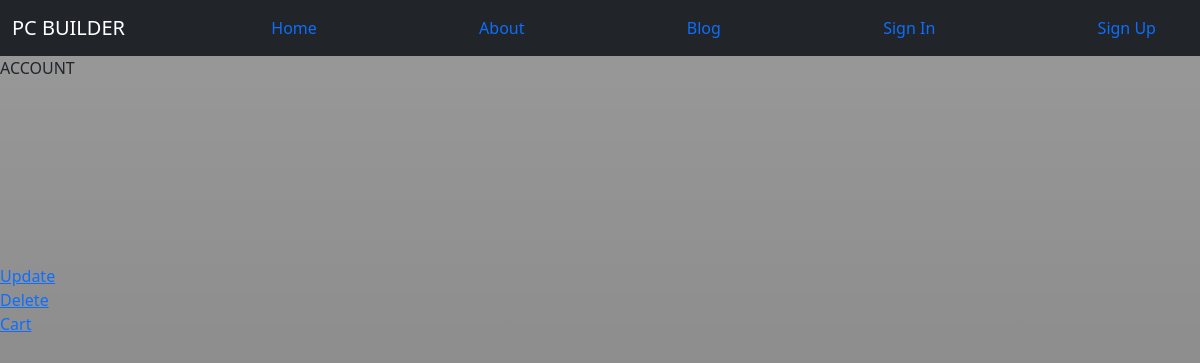
The app's page /index.php/admin/viewUser, older data.
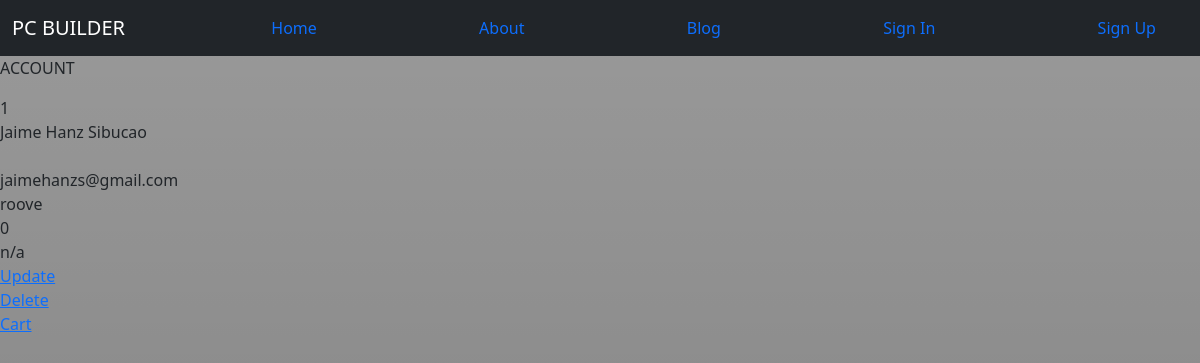
The same page, newer data.
### tables this page shows
CREATE TABLE `users` (
  `usersId` int(11) NOT NULL,
  `firstName` varchar(256) NOT NULL,
  `usersEmail` varchar(128) NOT NULL,
  `usersUid` varchar(128) NOT NULL,
  `usersPwd` varchar(128) NOT NULL,
  `phone` int(11) NOT NULL,
  `address` varchar(512) NOT NULL DEFAULT 'n/a',
  `usertype` enum('Buyer','Seller','Buyer/Seller') NOT NULL,
  `lastName` varchar(256) NOT NULL,
  `status` enum('Active','Inactive') DEFAULT NULL,
  `pwdRepeat` varchar(256) NOT NULL,
  `terms` enum('Agree') NOT NULL
);

### application/controllers/Admin.php (called while the page is built, shortened)
<?php
class Admin extends CI_Controller {
    public function viewUser(){
        $this->load->model('user_model');
        $user = $this->user_model->getUsers($_SESSION['usersId']);
        $output['user'] = $user[0];
        $this->load->view('front/viewUser', $output);
    }
}

### index.php (called while the page is built, shortened)
<?php
require_once BASEPATH.'core/CodeIgniter.php';

### application/models/User_model.php (called while the page is built, shortened)
<?php
class User_model extends CI_Model {
    private $table = "users";
    public function getUsers($usersId = null){
        $query = $this->db->get($this->table);
        return $query->result_array();
    }
}

### application/views/front/viewUser.php (the view, shortened to what this page needs)
<p>ACCOUNT</p>
    <div class="signup-form">
        <form method="post">
            <?php echo $user['usersId'] ?><br>
            <?php echo $user['firstName'] ?><br>
            <?php echo $user['lastName'] ?><br>
            <?php echo $user['usersEmail'] ?><br>
            <?php echo $user['usersUid'] ?><br>
            <?php echo $user['phone'] ?><br>
            <?php echo $user['address']?><br>
            <a href='<?php echo base_url()."index.php/users/updateUser"?>'>Update</a><br>
            <a href='<?php echo base_url()."index.php/users/deleteUser"?>'>Delete</a><br>
            <a href='<?php echo base_url()."index.php/cart/"?>'>Cart</a><br>
        </form>
    </div>

Row changes from the older to the newer data that the page shows:
added users: usersId "1", firstName "Jaime Hanz Sibucao", usersEmail "jaimehanzs@gmail.com", usersUid "roove", phone "0", address "n/a"
